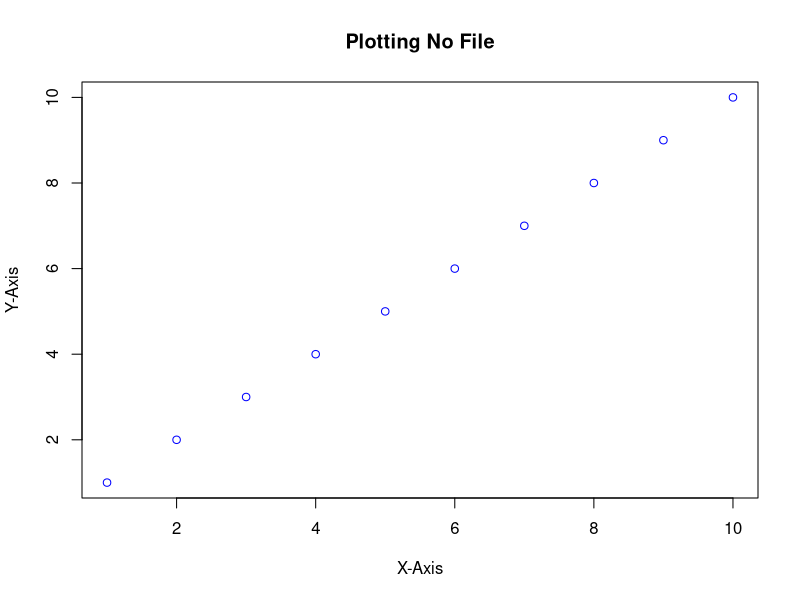
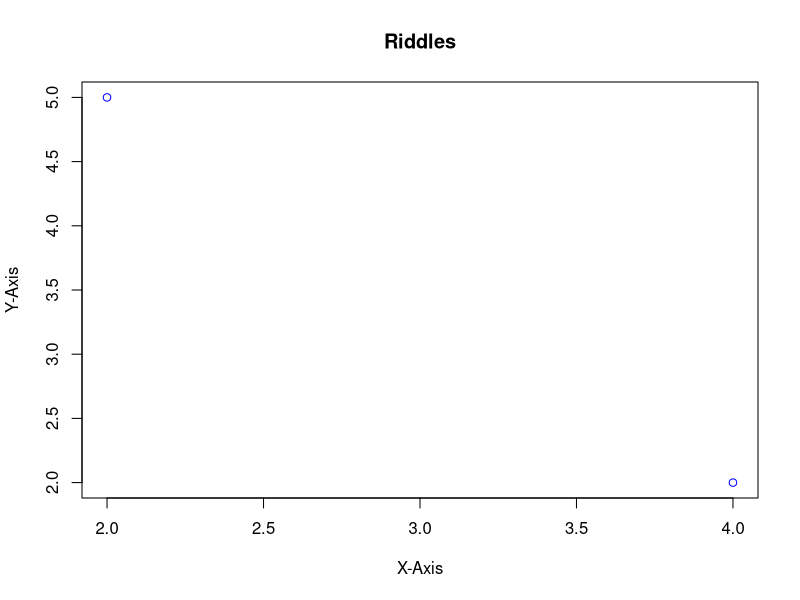
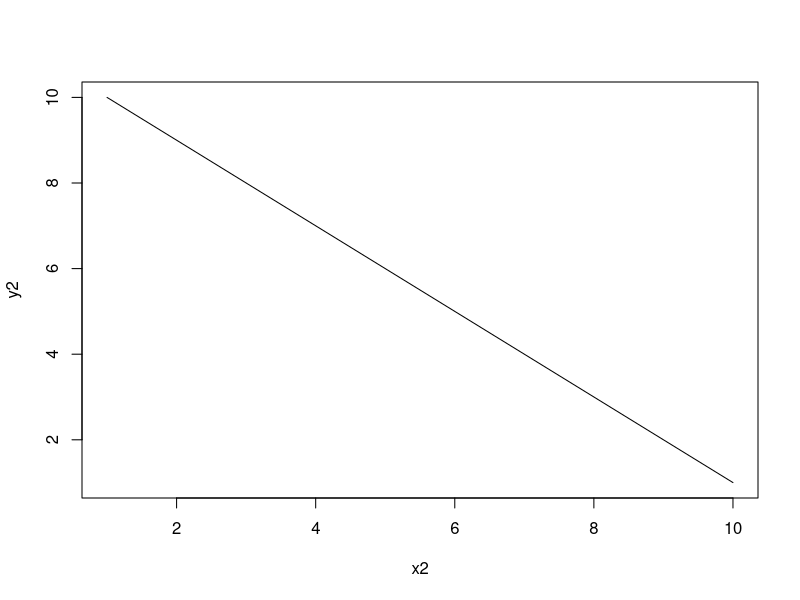
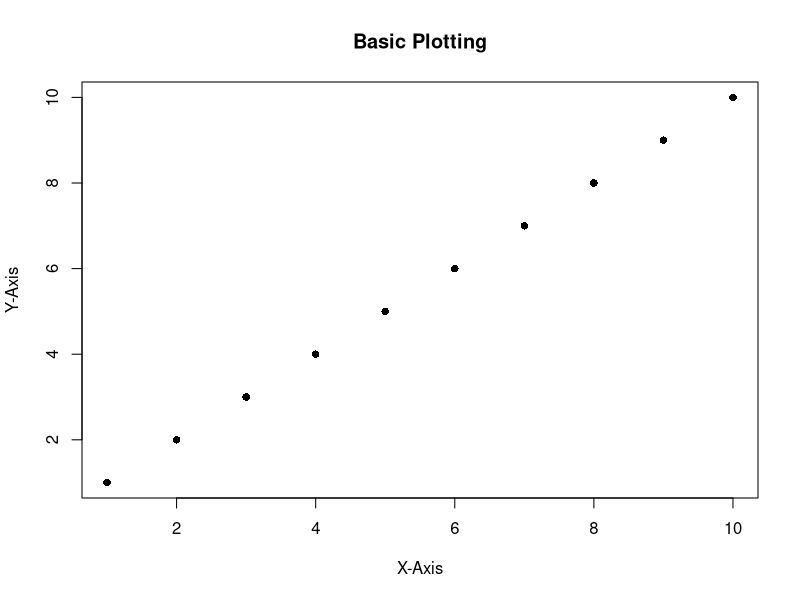
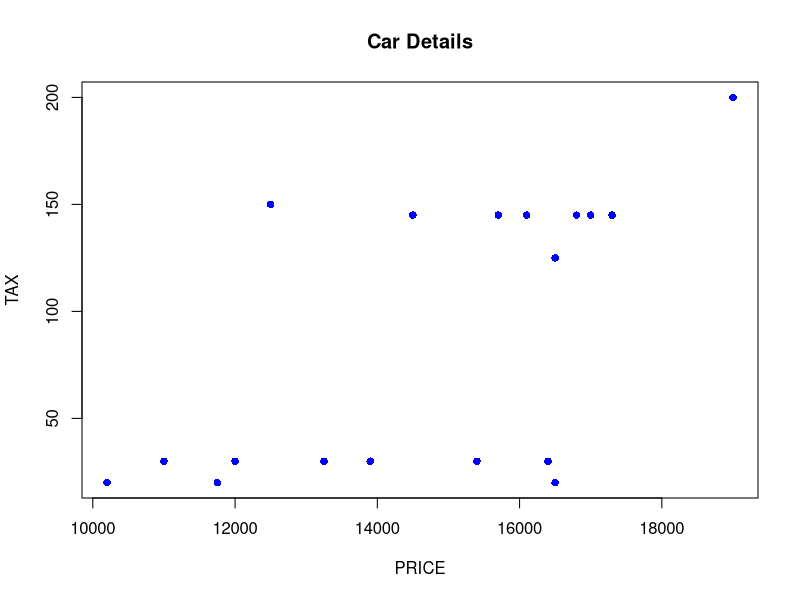
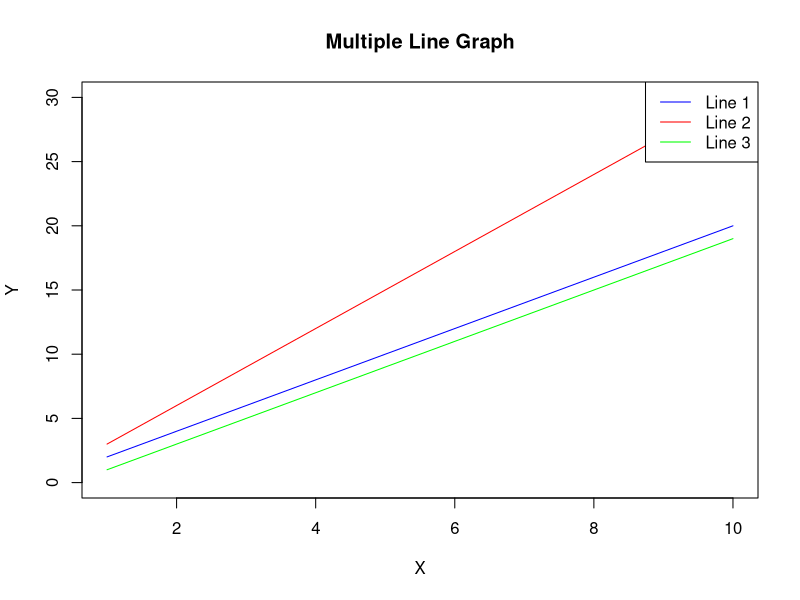

Here is the R script that generated these plots, in order:
# There are several conjectures in Plotting
# Make sure whenever you creating the plot, you are on the root workspace
# png() ->  used to make .png file
# plot() -> used to create the plot
# Remember in plot, the only variable that will be printed is the y value
# Kindly check every parameter function

# Here's an simple example
png(filename = "Basic_Plotting.png")
plot(1:10, main = "Basic Plotting", xlab = "X-Axis", ylab = "Y-Axis", pch = 16)
dev.off()

# You can also print it without any files like this
plot(
  1:10,
  main = "Plotting No File",
  xlab = "X-Axis", ylab = "Y-Axis", col = "blue"
)

# Here's a tricky riddles
a <- c(2, 4)
b <- c(5, 2)
plot(main = "Riddles", a, b, xlab = "X-Axis", ylab = "Y-Axis", col = "blue")

# Here's another resource to learn about plotting by using car_details_example file
car_details <- read.csv2(
  "Car_Details_Example.csv"
)
png(filename = "Car_Details.png")
plot(
  main = "Car Details", x = car_details$PRICE,
  y = car_details$TAX, xlab = "PRICE", ylab = "TAX",
  col = "blue", pch = 16
)
dev.off()

# Line graph
# Don't forget to subset it first if you want to limit the rows
# We also can draw multiple line using lines()
# png(filename = "Car_Details.png", width = 800, height = 400)

# # Plot the TAX column
# plot(
#   x = 1:nrow(car_details), y = car_details$TAX, type = "l", col = "blue",
#   xlab = "Index", ylab = "Tax", main = "Car Details"
# )

# # Add the PRICE line to the plot
# lines(x = 1:nrow(car_details), y = car_details$PRICE, type = "l", col = "red")
# dev.off()

png(filename = "Multiple.png", width = 800, height = 400)

y1 <- c(2, 4, 6, 8, 10, 12, 14, 16, 18, 20)
y2 <- c(3, 6, 9, 12, 15, 18, 21, 24, 27, 30)
y3 <- c(1, 3, 5, 7, 9, 11, 13, 15, 17, 19)

# Create a new plot with the first line
plot(
  x = c(1:10), y1, type = "l", col = "blue",
  ylim = c(0, 30), main = "Multiple Line Graph", xlab = "X", ylab = "Y"
)

# Add the second and third lines to the plot
lines(x = c(1:10), y2, col = "red")
lines(x = c(1:10), y3, col = "green")

# Add a legend to the plot
legend("topright",
  legend = c("Line 1", "Line 2", "Line 3"),
  col = c("blue", "red", "green"), lty = 1
)
dev.off()

x1 <- c(1, 10)
y1 <- c(1, 10)
x2 <- c(1, 10)
y2 <- c(10, 1)
plot(x2, y2, type = "l")
# lines(x2, y2, type="l")
